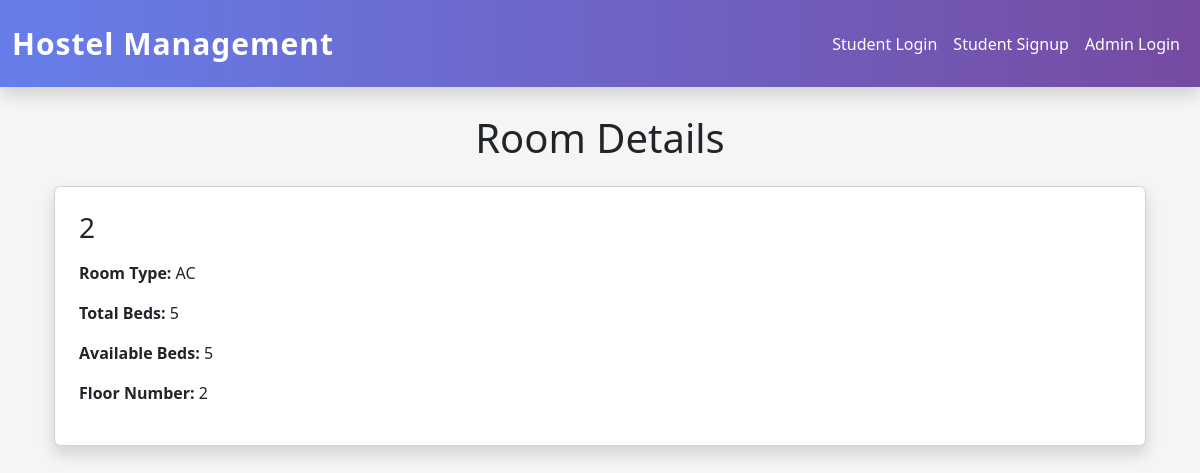
The page /room-details/3/ on the database its author committed.
### hostel_app/models.py (models this page shows, shortened)
class Room(models.Model):
    ROOM_TYPES = [
        ('AC', 'AC'),
        ('Non-AC', 'Non-AC'),
    ]
    room_number = models.CharField(
        max_length=20,
        unique=True
    )
    room_type = models.CharField(
        max_length=20,
        choices=ROOM_TYPES
    )
    total_beds = models.IntegerField()
    available_beds = models.IntegerField()
    floor_number = models.IntegerField()

### hostel_app/views.py (the view)
# urls.py: path('room-details/<int:id>/',views.room_details, name='room-details'),
def room_details(request, id):
    room = get_object_or_404(
        Room,
        id=id
    )
    context = {
        'room': room
    }
    return render(
        request,
        'rooms/room_details.html',
        context
    )

### hostel_app/templates/rooms/room_details.html (shortened to what this page needs)
{% extends "master.html" %}
{% block content %}
<h1 class="text-center mt-4 mb-4">
    Room Details
</h1>
<div class="container">
    <div class="card p-4 shadow">
        <h3 class="mb-3">
            {{ room.room_number }}
        </h3>
        <p>
            <strong>Room Type:</strong>
            {{ room.room_type }}
        </p>
        <p>
            <strong>Total Beds:</strong>
            {{ room.total_beds }}
        </p>
        <p>
            <strong>Available Beds:</strong>
            {{ room.available_beds }}
        </p>
        <p>
            <strong>Floor Number:</strong>
            {{ room.floor_number }}
        </p>
    </div>
</div>
{% endblock content %}

### hostel_app/templates/master.html (style rules this page uses)
body { padding-top: 90px; }

### rows shown on the page
Room: room_number "2", room_type "AC", total_beds "5", available_beds "5", floor_number "2"
